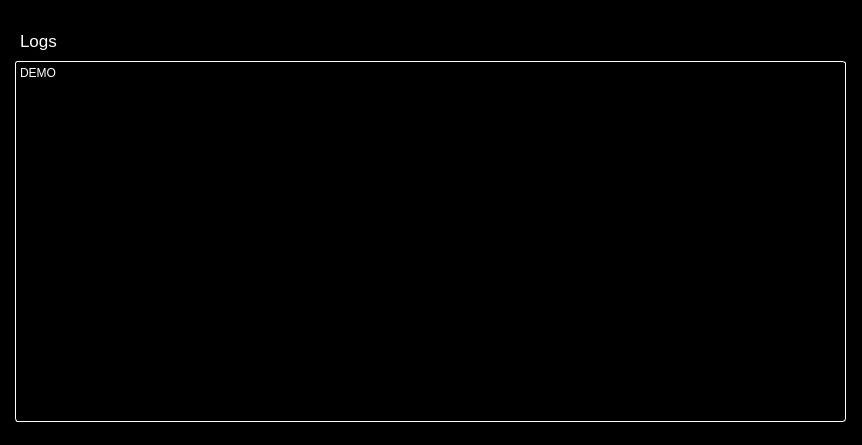
<?xml version="1.0" encoding="UTF-8"?>
<ui version="4.0">
 <class>Loading</class>
 <widget class="QFrame" name="Loading">
  <property name="geometry">
   <rect>
    <x>0</x>
    <y>0</y>
    <width>862</width>
    <height>445</height>
   </rect>
  </property>
  <property name="windowTitle">
   <string>Frame</string>
  </property>
  <property name="styleSheet">
   <string notr="true">background-color: black;</string>
  </property>
  <widget class="QTextBrowser" name="textBrowser">
   <property name="geometry">
    <rect>
     <x>15</x>
     <y>61</y>
     <width>831</width>
     <height>361</height>
    </rect>
   </property>
   <property name="styleSheet">
    <string notr="true">color: white;
border: 1px solid white;
border-radius: 3px;</string>
   </property>
   <property name="html">
    <string>&lt;!DOCTYPE HTML PUBLIC &quot;-//W3C//DTD HTML 4.0//EN&quot; &quot;http://www.w3.org/TR/REC-html40/strict.dtd&quot;&gt;
&lt;html&gt;&lt;head&gt;&lt;meta name=&quot;qrichtext&quot; content=&quot;1&quot; /&gt;&lt;meta charset=&quot;utf-8&quot; /&gt;&lt;style type=&quot;text/css&quot;&gt;
p, li { white-space: pre-wrap; }
hr { height: 1px; border-width: 0; }
li.unchecked::marker { content: &quot;\2610&quot;; }
li.checked::marker { content: &quot;\2612&quot;; }
&lt;/style&gt;&lt;/head&gt;&lt;body style=&quot; font-family:'Sans Serif'; font-size:9pt; font-weight:400; font-style:normal;&quot;&gt;
&lt;p style=&quot; margin-top:0px; margin-bottom:0px; margin-left:0px; margin-right:0px; -qt-block-indent:0; text-indent:0px;&quot;&gt;DEMO&lt;/p&gt;&lt;/body&gt;&lt;/html&gt;</string>
   </property>
  </widget>
  <widget class="QLabel" name="label">
   <property name="geometry">
    <rect>
     <x>20</x>
     <y>30</y>
     <width>61</width>
     <height>21</height>
    </rect>
   </property>
   <property name="styleSheet">
    <string notr="true">color: rgb(255, 255, 255);
font-size: 17px;</string>
   </property>
   <property name="text">
    <string>Logs</string>
   </property>
  </widget>
 </widget>
 <resources/>
 <connections/>
</ui>
